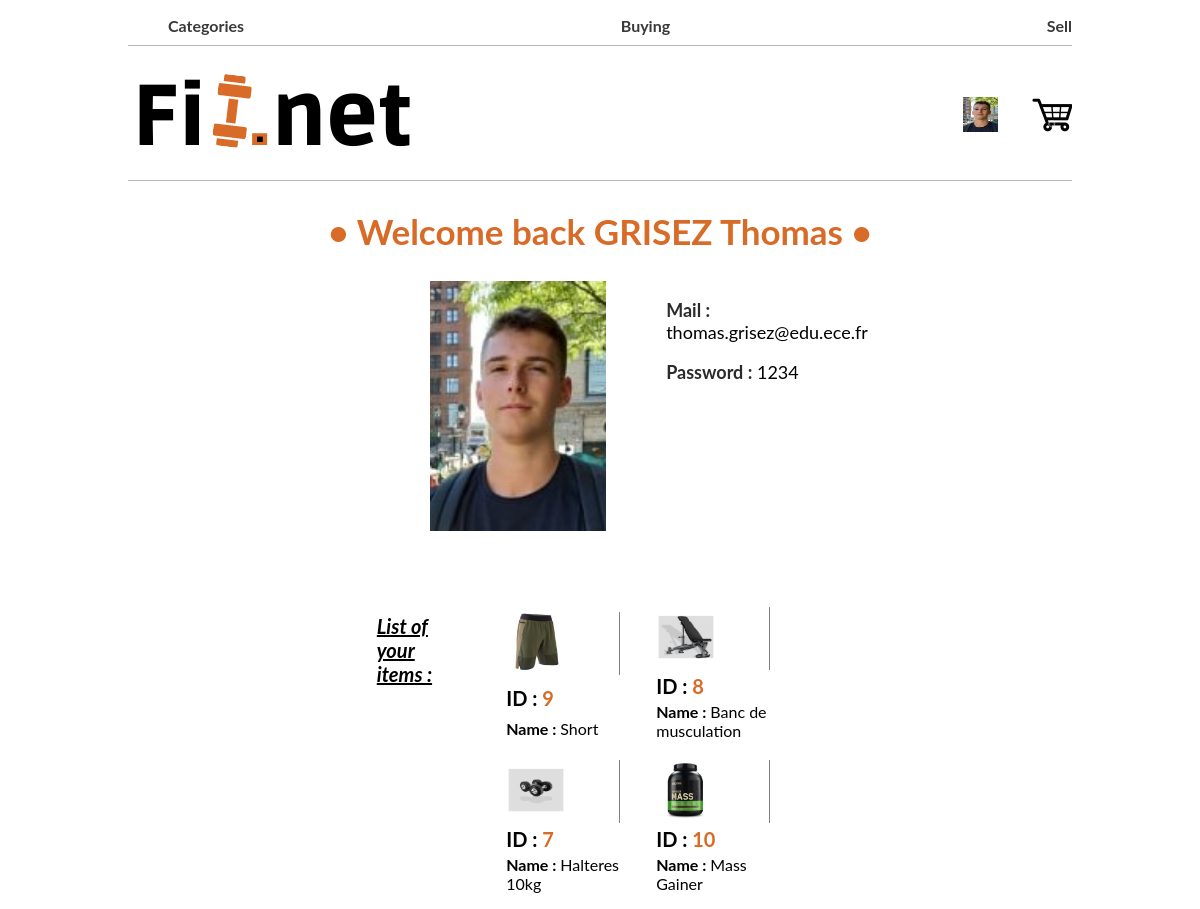
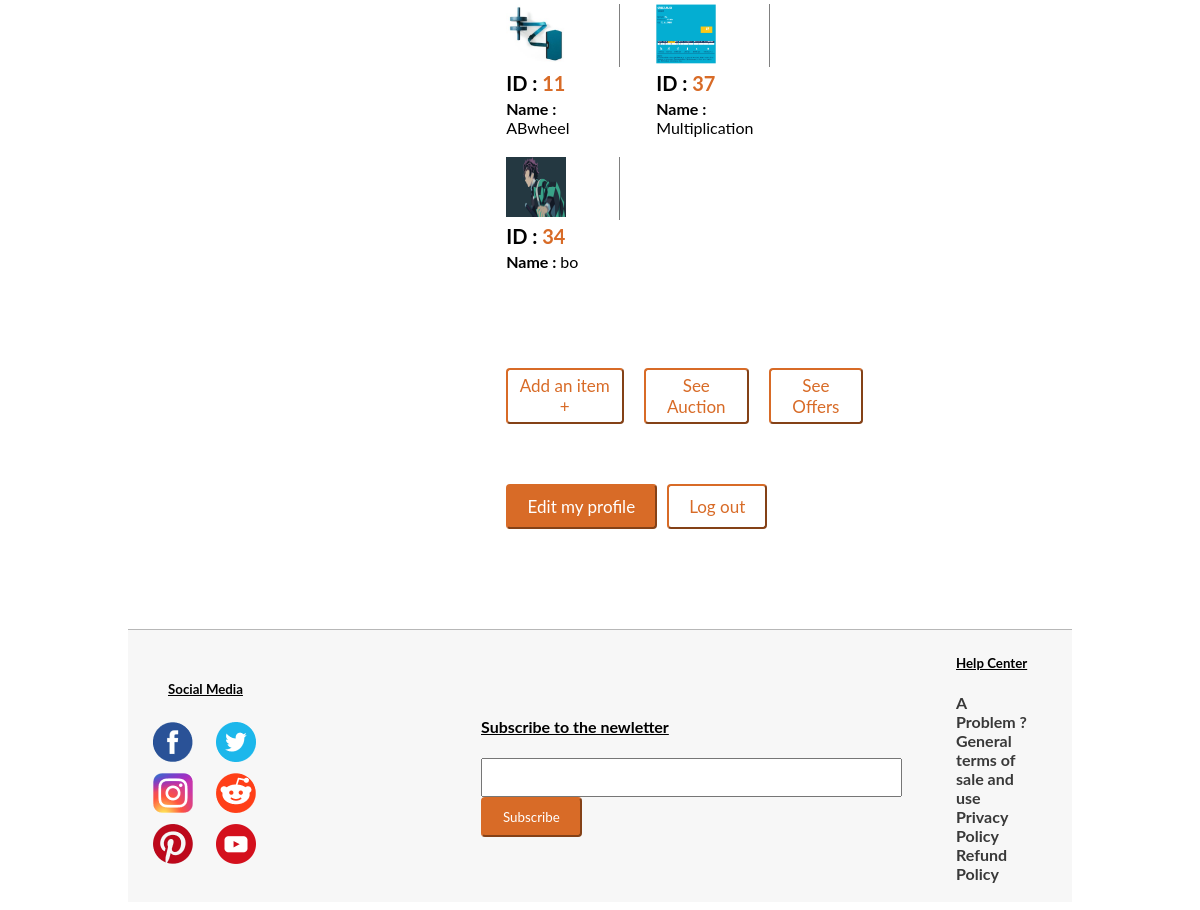
Page /PHP/sellerProfile.php (signed in) on the committed database (2 pictures, top to bottom).
### tables this page shows
CREATE TABLE IF NOT EXISTS `items` (
  `id` int(11) NOT NULL AUTO_INCREMENT,
  `name` text NOT NULL,
  `description` text NOT NULL,
  `price` int(11) NOT NULL,
  `category` text NOT NULL,
  `photo1` text NOT NULL,
  `photo2` text NOT NULL,
  `photo3` text NOT NULL,
  `video` text NOT NULL,
  `quantity` int(11) NOT NULL,
  `type_of_selling` text NOT NULL,
  `id_seller` int(11) NOT NULL,
  PRIMARY KEY (`id`)
);

### PHP/sellerProfile.php (the view, shortened to what this page needs)
<!DOCTYPE html>
<html>
<head>
</head>
<body>
    <?php include 'header.php'?>
    <?php
        $mysqli = new mysqli('127.0.0.1','root', '', 'fitnet', NULL) or die("Connect failed");
        $idseller = $_SESSION['id']."-%";
        $allProducts = array();
        $result = $mysqli->query("SELECT `id`,`name`,`photo1` FROM `items` WHERE `photo1` LIKE '$idseller'");
        if($result->num_rows > 0){
            while($row = $result->fetch_assoc()) {
                $product=array($row["id"],$row["name"],$row["photo1"]);
                $allProducts[]=$product;
            }
        }
    ?>
    <div class="profile">
        <h2 class="main_title"  align="center">• Welcome back  <span style="text-transform: uppercase;"><?php echo $_SESSION['lname']?></span><?php echo" ".$_SESSION['fname']; ?> •</h2>
        <div class="main_aspect_of_profile_bloc">
          <div class="profile_image_bloc">
              <img src="../profilepictures/<?= $_SESSION['photo']?>" width="auto" height="250" alt="photoprofile">
          </div>
          <div>
              <p class="list_of_informations" id="mail_information_buyer"><span class="lis_of_information_title">Mail :</span> <?php echo $_SESSION['email']; ?></p>
              <p class="list_of_informations" id="password_information_buyer"><span class="lis_of_information_title">Password :</span> <?php echo $_SESSION['password']; ?></p>
          </div>
        </div>
        <div class="main_aspect_of_profile_bloc">
        <?php
            if($result->num_rows > 0){
                echo "<h3 class='list_of_informations' style='font-size : 20px;'><em><u>List of your items :</u></em></h3>";
                echo "<div  class='one_table_of_items'>";
                for ($row = 0; $row < $result->num_rows ; $row++) {
                    $photo = "../itemImages/".$allProducts[$row][2];
                    echo "<table  class='table_of_items' border=1><tr><td style='border : none;'><div class='div_for_border_in_table'><img src=$photo width='60' height='60'></td></tr>"."<tr><td style='border : none;'><span style='font-weight : bold; font-size : 20px; '>ID : </span><span style='color :#D86B27; font-weight : bold; font-size : 20px;'>".$allProducts[$row][0]."</span></td></tr></div><tr><td class='raw_table_items_list'  id='last_tr_of_table_item3'><span style='font-size : 16px; font-weight : bold;'>Name : </span>".$allProducts[$row][1]."</td></tr></table>";
                  }
            }else{
                echo "<span style='color : red;'><b><em>You have no items for sale </em></b><br></span>";
            }
        ?>
        <div class="button_for_see_our_item_as_a_seller">
             <div class="main_aspect_of_profile_bloc" id="button_for_see_our_item_as_a_seller">
               <div class="button_add_to_list_an_item">
                     <a href="addItem.php"><button class="button_of_informations"  id="add_an_item_to_sell">Add an item +</button></a>
               </div>
               <div class="button_add_to_list_an_item">
                     <a href="seeAuction.php"><button class="button_of_informations"  id="add_an_item_to_sell">See Auction</button></a>
               </div>
               <div class="button_add_to_list_an_item">
                     <a href="seeNegotiations.php"><button class="button_of_informations"  id="add_an_item_to_sell">See Offers</button></a>
               </div>
             </div>
        </div>
        <div class="main_aspect_of_profile_bloc" id="bloc_button_buyer_profil">
            <div class="button_list_buyer_profil">
                 <a href="editSeller.php"><button class="button_of_informations"  id="edit_information_buyer">Edit my profile</button></a>
            </div>
            <div class="button_list_buyer_profil">
            <a href="logout.php"><button class="button_of_informations"  id="logout_information_buyer">Log out</button></a>
            </div>
        </div>
    <?php include 'footer.php'?>
</body>
</html>

### CSS/header.css (style rules this page uses)
body { font-family: lato; padding-right: 10%; padding-left: 10%; }

### CSS/profileCSS.php (style rules this page uses)
.one_table_of_items { padding-bottom : 20px; }
.main_aspect_of_profile_bloc { margin : 0 auto; padding-right: 20%; padding-left: 20%; padding-bottom : 60px; display : flex; }
.profile_image_bloc { padding-left : 20%; }
.main_title { color : #D86B27; font-size: 35px; }
.list_of_informations { font-size : 18px; padding-left : 60px; }
.lis_of_information_title { font-weight : bold; color : #2B2B2B; }
.one_table_of_items { padding-left : 60px; display : flex; flex-wrap : wrap; justify-content : flex-start; padding-top : 10px; }
.table_of_items { padding-bottom : 5px; border : none; padding-left : 10px; padding-right : 20px; width : 150px; }
.div_for_border_in_table { border-right : 1px solid grey; }
.raw_table_items_list { border: none; overflow: hidden; }
#last_tr_of_table_item3 { padding-bottom : 10px; }
#bloc_button_buyer_profil { display : flex; padding-right : 70px; padding-left : 40%; }
.button_list_buyer_profil { padding-right : 10px; padding-bottom : 40px; }
.button_of_informations { text-align : center; font-size : 17px; }
#edit_information_buyer { padding: 10px 20px 10px 20px; font-family: lato; text-align: center; border-radius: 4px; color : white; border-color: #D86B27; background-color: #D86B27; }
#logout_information_buyer { padding: 10px 20px 10px 20px; font-family: lato; text-align: center; border-radius: 4px; color : #D86B27; border-color: #D86B27; background-color: white; }
.button_add_to_list_an_item { padding-right : 20px; }
#button_for_see_our_item_as_a_seller { padding-left : 40%; }
#add_an_item_to_sell { padding: 5px 10px 5px 10px; font-family: lato; text-align: center; border-radius: 4px; color : #D86B27; border-color: #D86B27; background-color: white; }

### rows in the picture
items: photo1 (picture), id "9", name "Short"
items: photo1 (picture), id "8", name "Banc de musculation"
items: photo1 (picture), id "7", name "Halteres 10kg"
items: photo1 (picture), id "10", name "Mass Gainer"
items: photo1 (picture), id "11", name "ABwheel"
items: photo1 (picture), id "37", name "Multiplication"
items: photo1 (picture), id "34", name "bo"

### other values in the picture
$_SESSION['lname'] "GRISEZ"
$_SESSION['fname'] "Thomas"
$_SESSION['email'] "thomas.grisez@edu.ece.fr"
$_SESSION['password'] "1234"
